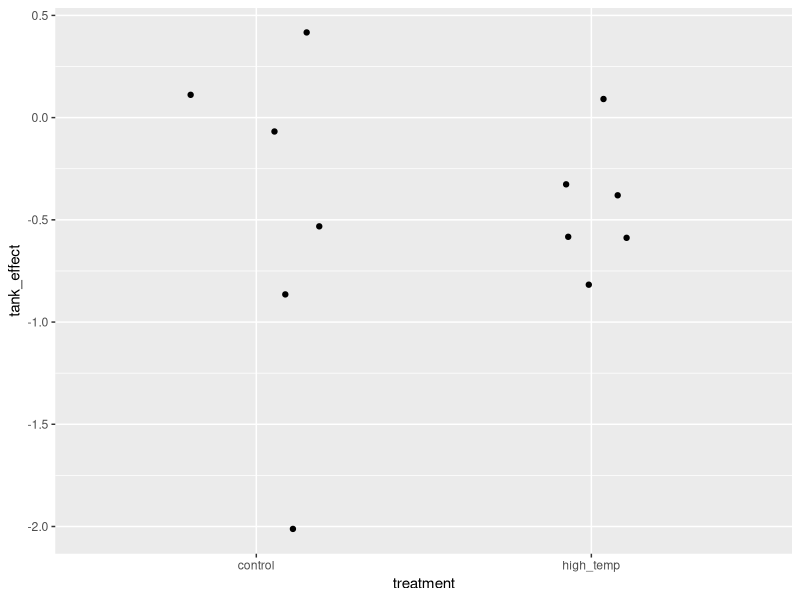
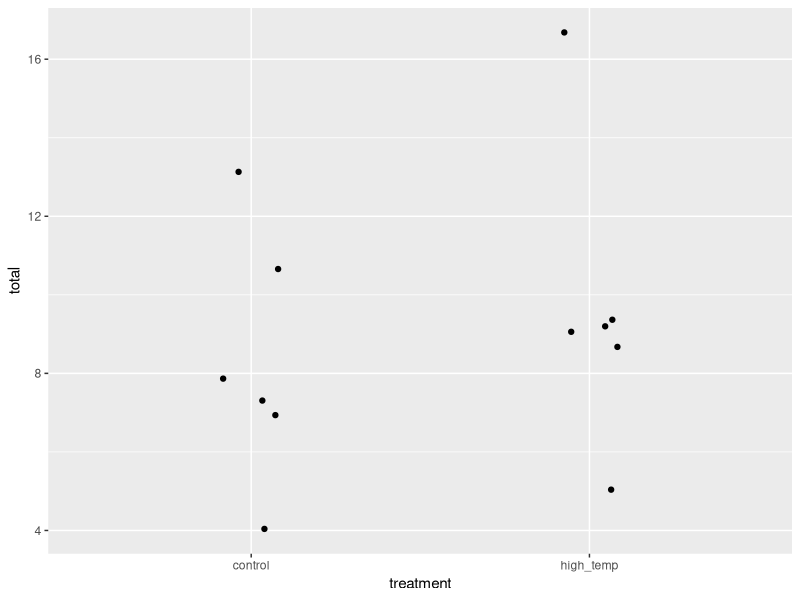

Here is the R script that generated these plots, in order:
# 一般化線形混合モデル
# Generalized Linear Mixed-Models (GLMM)
# Greg Nishihara
# 2026-09-11

# パッケージの読み込み
library(tidyverse)
library(lme4) # 一般化線形混合モデル用パッケージ
library(emmeans)


# 疑似データの生成

# シードを設定する
set.seed(2026) # 疑似乱数のシード (seed) を固定する

# タンク（水槽）　ランダム効果 (Random Effect)
# 合計 12 タンク: 6 コントロール　６ 高水温

tanks = tibble(
  tank = str_c("tank_", str_pad(1:12, 2, pad = "0")),
  treatment = rep(c("control", "high_temp"), each = 6),
  tank_effect = rnorm(12, mean = 0, sd = 0.8)
)
tanks
ggplot(tanks) + geom_point(aes(x = treatment, y = tank_effect), position = position_jitter(width = 0.2))

seaweeddf = 
  tanks |> 
  uncount(30) |> 
  mutate(
    shubyoid = row_number(),
    fixed_effect = if_else(str_detect(treatment, "Con"), 1, -0.5),
    true_prob = plogis(fixed_effect + tank_effect),
    survival = rbinom(n(), size = 1, prob = true_prob)
  ) |> 
  select(shubyoid, tank, treatment, survival) |> 
  mutate(
    tank = as_factor(tank),
    treatment = fct_relevel(as_factor(treatment), "control")
  )

seaweeddf |> 
  group_by(tank, treatment) |> 
  reframe(total = sum(survival)) |> 
  ggplot() + 
  geom_point(aes(x = treatment, y = total), position = position_jitter(width = 0.1))
